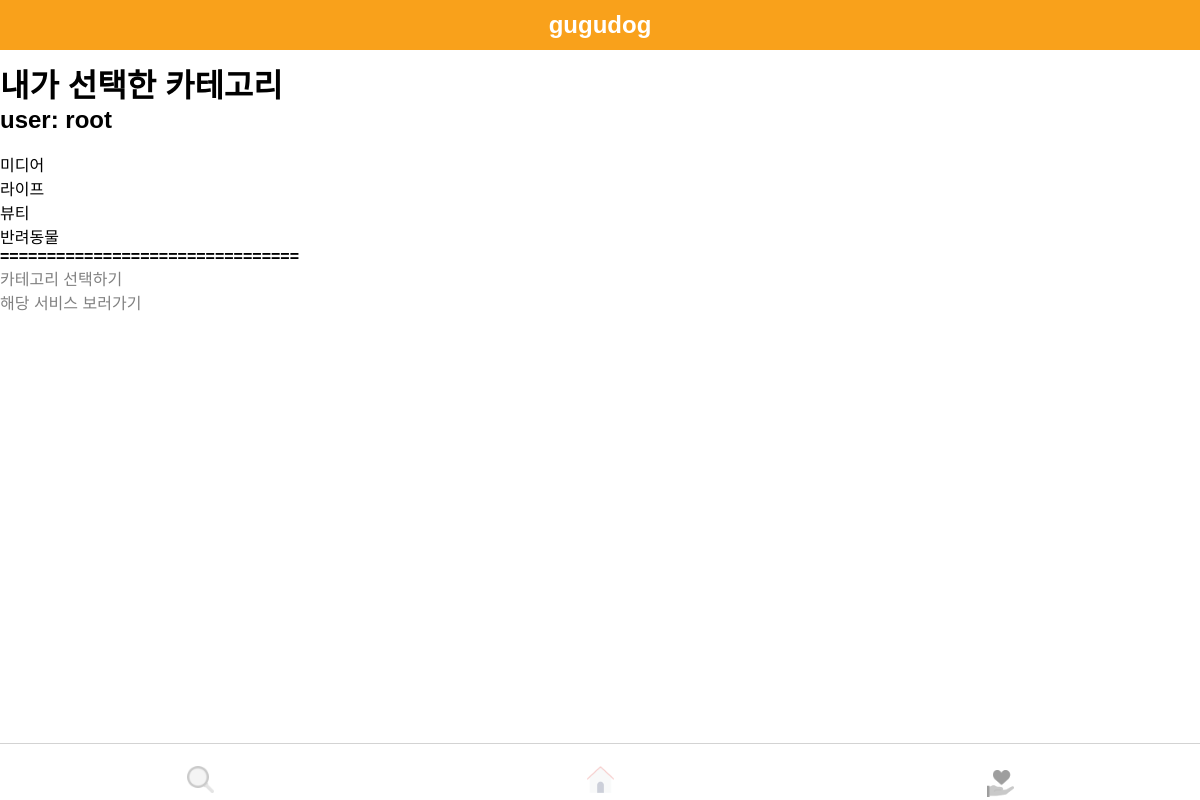
Page /test2/ (signed in) on the earlier database version.
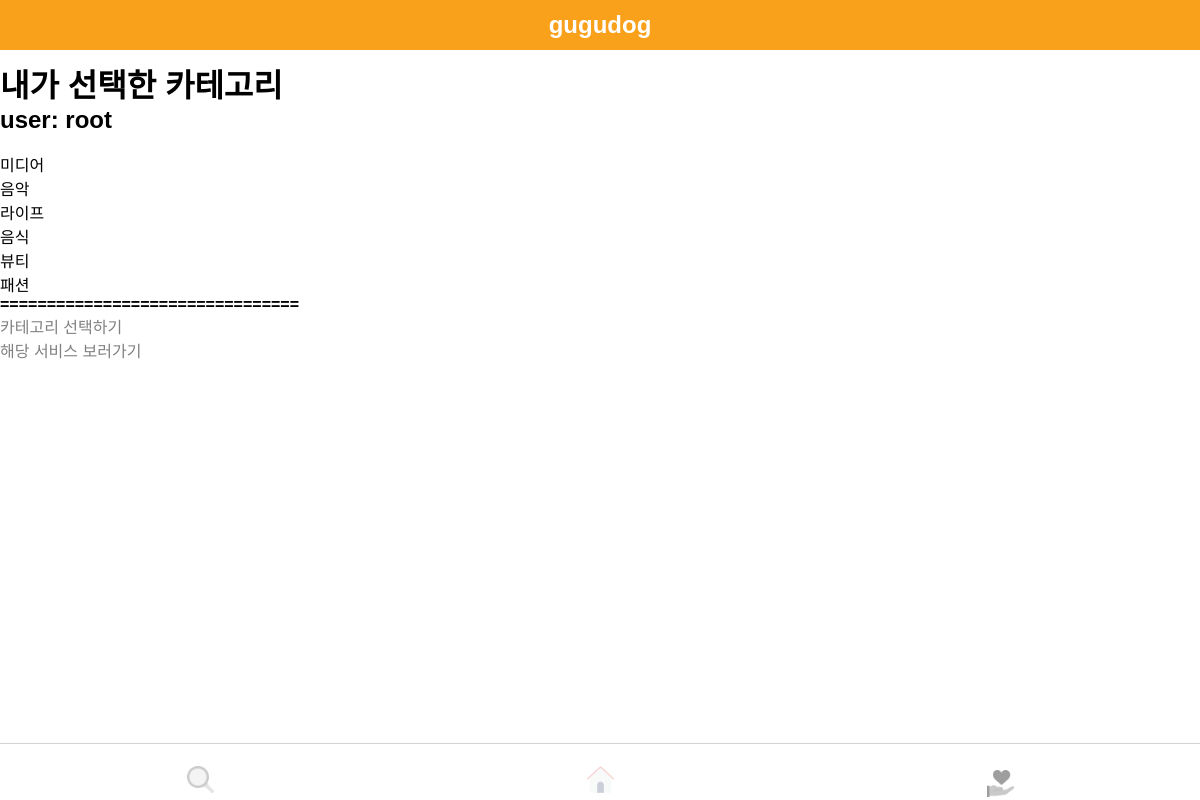
Same page on the later database version.
### gugudog/models.py (models this page shows, shortened)
class InterestService(models.Model):
    user = models.ForeignKey(
        settings.AUTH_USER_MODEL,
        on_delete=models.CASCADE
    )
    interest_cate = models.ForeignKey(
        Category,
        on_delete=models.CASCADE,
        null=True,
        blank=True,
    )

class Category(models.Model):
    name = models.CharField(max_length=50)
    eng_name = models.CharField(max_length=50, null=True, blank=True)

### gugudog/views.py (the view)
# urls.py: path('test2/', views.test2, name='test2'),
@login_required(login_url='signup')
def test2(request):
    interest_pk = request.POST.getlist('cate_checked')
    if request.method == 'POST':
        deleting = InterestService.objects.filter(user=request.user)
        deleting.delete()
        for pks in interest_pk:
            interest_add, created = InterestService.objects.get_or_create(
                user = request.user,
                interest_cate = Category.objects.get(pk=pks)
            )
            inter_qs = Interest.objects.filter(
                user = request.user
            )
            if inter_qs.exists():
                inter_cate = inter_qs[0]
                if inter_cate.interests.filter(interest_cate__pk=interest_add.interest_cate.pk).exists():
                    interest_add.save()
                else:
                    inter_cate.interests.add(interest_add)
            else:
                inter_cate = Interest.objects.create(user=request.user)
                inter_cate.interests.add(interest_add)
        interests = InterestService.objects.filter(user=request.user)
        return redirect('test2')
    else:
        interests = InterestService.objects.filter(user=request.user)
        context = {
            'interests':interests
        }
        return render(request, 'test2.html', context)

### gugudog/templates/test2.html (shortened to what this page needs)
{% load static %}
<!DOCTYPE html>
<html lang="en">
<head>
    <link rel="stylesheet" type="text/css" href="{% static 'namhome.css' %}?v=0.1" />
    <link rel="stylesheet" type="text/css" href="{% static 'test.css' %}?v=0.1" />
</head>
<body>
    <div class="banner top">
        <h2><a class="gugubanner" href="{% url 'home'%}">gugudog</a></h2>
    </div>
    <div class="blank"></div>
    <h1>내가 선택한 카테고리</h1>
    <h2>user: {{user}}</h2>
    <br>
    {% for i in interests %}
        {% if i %}
            {{ i.interest_cate.name }}<br>
        {% endif %}
    {% endfor %}
    <h4>================================</h4>
    <a href="{% url 'test' %}">카테고리 선택하기</a><br>
    <a href="{% url 'test3' %}">해당 서비스 보러가기</a>
    <div class="banner bottom">
        <a href="{% url 'service_all'%}"><img id="serviceall" src="{% static 'bottom_serviceall_gray.png' %}" /></a>
        <a href="{% url 'home'%}"><img id="home" src="{% static 'bottom_home.png' %}"/></a>
        <img id="mypage" src="{% static 'bottom_mypage_gray.png' %}" />
    </div>
</body>
</html>

Differences in the rows shown:
removed InterestService: interest_cate.name "반려동물"
added InterestService: interest_cate.name "음악"
added InterestService: interest_cate.name "음식"
added InterestService: interest_cate.name "패션"
